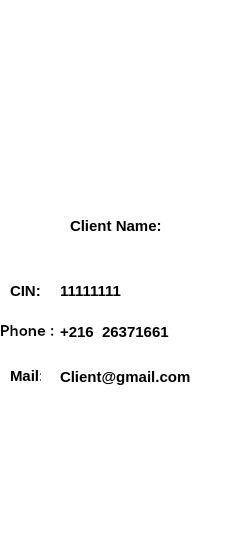
       <widget class="QWidget" name="widget_3" native="true">
        <property name="geometry">
         <rect>
          <x>50</x>
          <y>20</y>
          <width>241</width>
          <height>558</height>
         </rect>
        </property>
        <property name="styleSheet">
         <string notr="true">background-color:white;
border-radius:20px</string>
        </property>
        <widget class="QLabel" name="client_image_reservation">
         <property name="geometry">
          <rect>
           <x>40</x>
           <y>30</y>
           <width>164</width>
           <height>164</height>
          </rect>
         </property>
         <property name="text">
          <string/>
         </property>
         <property name="pixmap">
          <pixmap resource="res.qrc">:/img/img/client_face_res.png</pixmap>
         </property>
        </widget>
        <widget class="QLabel" name="client_name_reservation">
         <property name="geometry">
          <rect>
           <x>70</x>
           <y>210</y>
           <width>111</width>
           <height>31</height>
          </rect>
         </property>
         <property name="styleSheet">
          <string notr="true">position: absolute;
width: 111px;
height: 18px;

font-family: 'Inter';
font-style: normal;
font-weight: 500;
font-size: 15px;
line-height: 18px;
letter-spacing: 0.15em;

color: #000000;</string>
         </property>
         <property name="text">
          <string>Client Name:</string>
         </property>
        </widget>
        <widget class="QLabel" name="phone_label_reservation">
         <property name="geometry">
          <rect>
           <x>0</x>
           <y>310</y>
           <width>61</width>
           <height>41</height>
          </rect>
         </property>
         <property name="font">
          <font>
           <family>Inter</family>
           <pointsize>-1</pointsize>
           <weight>62</weight>
           <italic>false</italic>
           <bold>true</bold>
          </font>
         </property>
         <property name="styleSheet">
          <string notr="true">position: absolute;
width: 111px;
height: 18px;

font-family: 'Inter';
font-style: normal;
font-weight: 500;
font-size: 15px;
line-height: 18px;
letter-spacing: 0.15em;

color: #000000;</string>
         </property>
         <property name="text">
          <string>Phone :</string>
         </property>
        </widget>
        <widget class="QLabel" name="cin_label_reservation">
         <property name="geometry">
          <rect>
           <x>10</x>
           <y>270</y>
           <width>111</width>
           <height>41</height>
          </rect>
         </property>
         <property name="styleSheet">
          <string notr="true">position: absolute;
width: 111px;
height: 18px;

font-family: 'Inter';
font-style: normal;
font-weight: 500;
font-size: 15px;
line-height: 18px;
letter-spacing: 0.15em;

color: #000000;</string>
         </property>
         <property name="text">
          <string>CIN:</string>
         </property>
        </widget>
        <widget class="QLabel" name="phone_text_reservation">
         <property name="geometry">
          <rect>
           <x>60</x>
           <y>316</y>
           <width>171</width>
           <height>31</height>
          </rect>
         </property>
         <property name="styleSheet">
          <string notr="true">position: absolute;
width: 111px;
height: 18px;

font-family: 'Inter';
font-style: normal;
font-weight: 500;
font-size: 15px;
line-height: 18px;
letter-spacing: 0.15em;

color: #000000;</string>
         </property>
         <property name="text">
          <string>+216  26371661</string>
         </property>
        </widget>
        <widget class="QLabel" name="mail_label_reservation">
         <property name="geometry">
          <rect>
           <x>10</x>
           <y>360</y>
           <width>31</width>
           <height>31</height>
          </rect>
         </property>
         <property name="styleSheet">
          <string notr="true">position: absolute;
width: 111px;
height: 18px;

font-family: 'Inter';
font-style: normal;
font-weight: 500;
font-size: 15px;
line-height: 18px;
letter-spacing: 0.15em;

color: #000000;</string>
         </property>
         <property name="text">
          <string>Mail:</string>
         </property>
        </widget>
        <widget class="QLabel" name="cin_text_reservation">
         <property name="geometry">
          <rect>
           <x>60</x>
           <y>275</y>
           <width>121</width>
           <height>31</height>
          </rect>
         </property>
         <property name="styleSheet">
          <string notr="true">position: absolute;
width: 111px;
height: 18px;

font-family: 'Inter';
font-style: normal;
font-weight: 500;
font-size: 15px;
line-height: 18px;
letter-spacing: 0.15em;

color: #000000;</string>
         </property>
         <property name="text">
          <string>11111111</string>
         </property>
        </widget>
        <widget class="QLabel" name="mail_text_reservation">
         <property name="geometry">
          <rect>
           <x>60</x>
           <y>356</y>
           <width>181</width>
           <height>41</height>
          </rect>
         </property>
         <property name="styleSheet">
          <string notr="true">position: absolute;
width: 111px;
height: 18px;

font-family: 'Inter';
font-style: normal;
font-weight: 500;
font-size: 15px;
line-height: 18px;
letter-spacing: 0.15em;

color: #000000;</string>
         </property>
         <property name="text">
          <string>Client@gmail.com</string>
         </property>
        </widget>
       </widget>
